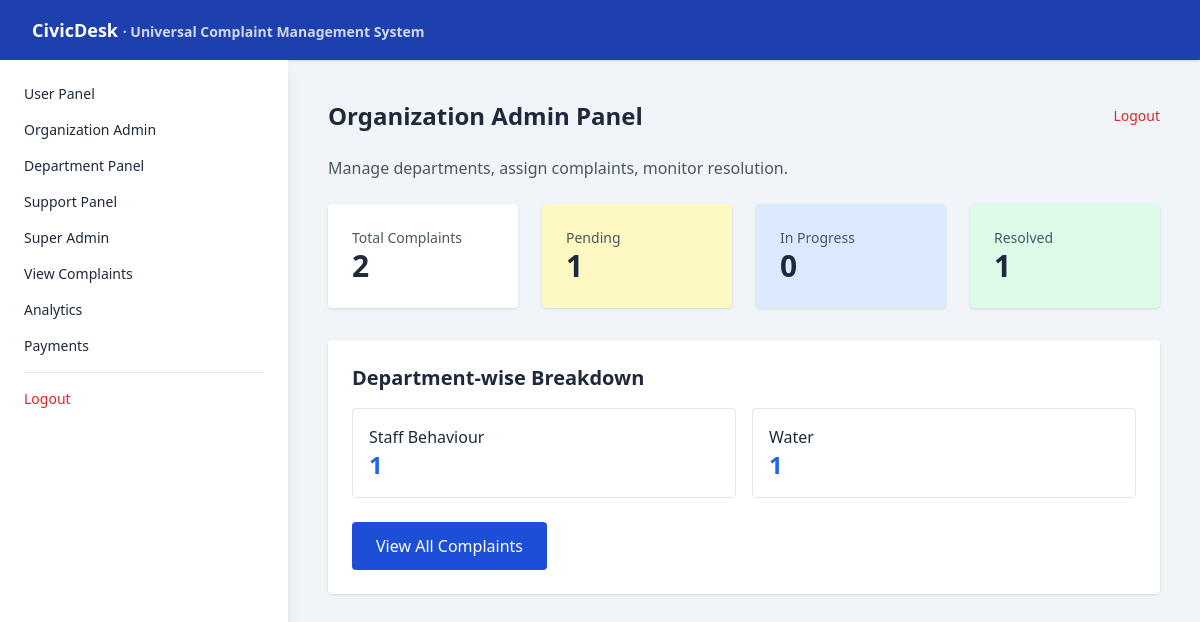
The page /org-admin/dashboard (signed in) on the database its author committed.
### app.py (models this page shows)
class Complaint(db.Model):
    id = db.Column(db.Integer, primary_key=True)
    title = db.Column(db.String(200), nullable=False)
    description = db.Column(db.Text, nullable=False)
    department = db.Column(db.String(100), nullable=False)
    status = db.Column(db.String(50), default='Pending')  # Pending, In Progress, Resolved, Closed
    priority = db.Column(db.String(20), default='Normal')  # Normal, High, Urgent
    user_id = db.Column(db.Integer, db.ForeignKey('user.id'), nullable=False)
    assigned_to = db.Column(db.Integer, db.ForeignKey('user.id'))
    created_at = db.Column(db.DateTime, default=datetime.utcnow)
    updated_at = db.Column(db.DateTime, default=datetime.utcnow, onupdate=datetime.utcnow)

### app.py (the view)
@app.route("/org-admin/dashboard")
@login_required
def org_admin_dashboard():
    total_complaints = Complaint.query.count()
    pending = Complaint.query.filter_by(status='Pending').count()
    in_progress = Complaint.query.filter_by(status='In Progress').count()
    resolved = Complaint.query.filter_by(status='Resolved').count()
    departments = db.session.query(Complaint.department, db.func.count(Complaint.id)).group_by(Complaint.department).all()
    return render_template("dashboard_org_admin.html",
                         total=total_complaints,
                         pending=pending,
                         in_progress=in_progress,
                         resolved=resolved,
                         departments=departments)

### app.py (called while the page is built)
def login_required(f):
    from functools import wraps
    @wraps(f)
    def decorated_function(*args, **kwargs):
        if 'user_id' not in session:
            flash('Please login to access this page', 'error')
            return redirect(url_for('login'))
        return f(*args, **kwargs)
    return decorated_function

### templates/dashboard_org_admin.html
{% extends "base.html" %}
{% block content %}
<div class="flex justify-between items-center mb-6">
  <h2 class="text-2xl font-semibold">Organization Admin Panel</h2>
  <a href="/logout" class="text-sm text-red-600 hover:text-red-800">Logout</a>
</div>
<p class="mb-6 text-gray-600">Manage departments, assign complaints, monitor resolution.</p>
<div class="grid grid-cols-4 gap-6 mb-8">
  <div class="bg-white p-6 shadow rounded">
    <div class="text-sm text-gray-600">Total Complaints</div>
    <div class="text-3xl font-bold">{{ total }}</div>
  </div>
  <div class="bg-yellow-100 p-6 shadow rounded">
    <div class="text-sm text-gray-600">Pending</div>
    <div class="text-3xl font-bold">{{ pending }}</div>
  </div>
  <div class="bg-blue-100 p-6 shadow rounded">
    <div class="text-sm text-gray-600">In Progress</div>
    <div class="text-3xl font-bold">{{ in_progress }}</div>
  </div>
  <div class="bg-green-100 p-6 shadow rounded">
    <div class="text-sm text-gray-600">Resolved</div>
    <div class="text-3xl font-bold">{{ resolved }}</div>
  </div>
</div>
<div class="bg-white shadow rounded p-6">
  <h3 class="text-xl font-semibold mb-4">Department-wise Breakdown</h3>
  {% if departments %}
    <div class="grid grid-cols-2 gap-4">
      {% for dept, count in departments %}
      <div class="border p-4 rounded">
        <div class="font-medium">{{ dept }}</div>
        <div class="text-2xl font-bold text-blue-600">{{ count }}</div>
      </div>
      {% endfor %}
    </div>
  {% else %}
    <p class="text-gray-500">No complaints registered yet.</p>
  {% endif %}
  <div class="mt-6">
    <a href="/complaints" class="px-6 py-3 bg-blue-700 text-white rounded hover:bg-blue-800 inline-block">
      View All Complaints
    </a>
  </div>
</div>
{% endblock %}

### static/css/custom.css (style rules this page uses)
body { font-family: system-ui, -apple-system, BlinkMacSystemFont, sans-serif; }
a { transition: all 0.2s ease; }

### rows shown on the page
Complaint: department "Staff Behaviour", count "1"
Complaint: department "Water", id "1"

### other values the page prints
{{ total }} "2"
{{ pending }} "1"
{{ in_progress }} "0"
{{ resolved }} "1"
